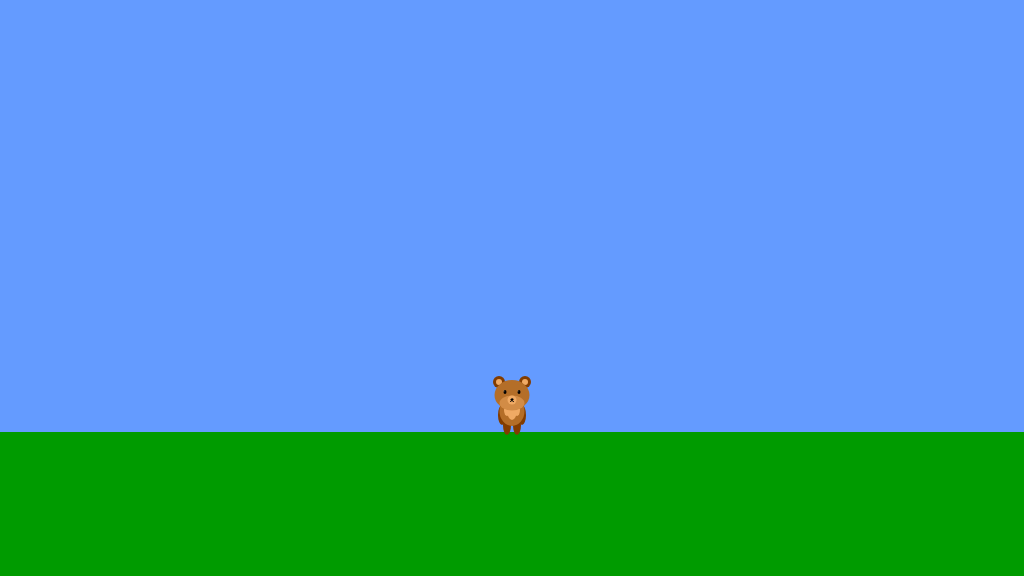
Frame 1 (no input)
Frame 60 (no input): identical to frame 1, image omitted
Frame 120 (the mouse pressed at the canvas centre since frame 60): identical to frame 1, image omitted

The p5.js sketch that drew this single still picture (run headless with seeded random() and noise() and a simulated clock; from frame 60 on, the mouse is pressed at the canvas centre):

// p5.js sketch
// ── sketch.js
/*

The Game Project

Week 3

Game interaction

*/


var gameChar_x;
var gameChar_y;
var floorPos_y;

var isLeft;
var isRight;
var isPlummeting;
var isFalling;


function setup()
{
	createCanvas(1024, 576);
	floorPos_y = height * 3/4;
	gameChar_x = width/2;
	gameChar_y = floorPos_y;
    
    isLeft = false;
    isRight = false;
    isPlummeting =  false;
    isFalling = false;
    
}

function draw()
{

	///////////DRAWING CODE//////////

	background(100,155,255); //fill the sky blue


	noStroke();
	fill(0,155,0);
	rect(0, floorPos_y, width, height - floorPos_y); //draw some green ground

	//draw the canyon


	//the game character
	if(isLeft && isFalling)
	{
		// add your jumping-left code
        noStroke();
        fill(130, 60, 0);
        ellipse(gameChar_x - 8, gameChar_y - 10, 20, 8);
        //trunk
        fill(180, 110, 40);
        ellipse(gameChar_x, gameChar_y - 21, 25, 30);
        fill(240, 170, 100);
        ellipse(gameChar_x - 9, gameChar_y - 22, 8, 20);
        fill(130, 60, 0);
        ellipse(gameChar_x - 8, gameChar_y - 20, 20, 8);
        //head
        fill(130, 60, 0);
        ellipse(gameChar_x - 13, gameChar_y - 50, 12, 12);
        ellipse(gameChar_x + 13, gameChar_y - 50, 12, 12);
        fill(240, 170, 100);
        ellipse(gameChar_x - 13, gameChar_y - 50, 6, 6);
        ellipse(gameChar_x + 13, gameChar_y - 50, 6, 6);
        fill(180, 110, 40);
        ellipse(gameChar_x, gameChar_y - 37, 35, 30);
        fill(210, 140, 70);
        ellipse(gameChar_x, gameChar_y - 29, 25, 15);
        fill(240, 170, 100);
        ellipse(gameChar_x, gameChar_y - 32, 9, 9);
        //mouth
        fill(0);
        triangle(gameChar_x, gameChar_y - 34, gameChar_x - 2, gameChar_y - 32, gameChar_x + 2, gameChar_y - 32);
        noFill();
        stroke(1);
        arc(gameChar_x - 1.5, gameChar_y - 32, 3, 3, 0, HALF_PI);
        arc(gameChar_x + 1.5, gameChar_y - 32, 3, 3, 1, PI + QUARTER_PI, TWO_PI);
        //rectangle to modify arc
        noStroke();
        fill(240, 170, 100);
        rect(gameChar_x + 2, gameChar_y - 32, 2, 2);
        //eyes
        fill(0);
        ellipse(gameChar_x - 7, gameChar_y - 40, 3, 4);
        ellipse(gameChar_x + 7, gameChar_y - 40, 3, 4);
        noStroke();
        fill(255);
        ellipse(gameChar_x - 8, gameChar_y - 41, 0.5, 1);
        ellipse(gameChar_x + 6, gameChar_y - 41, 0.5, 1);
	}
	
    else if(isRight && isFalling)
	{
		// add your jumping-right code
        noStroke();
        fill(130, 60, 0);
        ellipse(gameChar_x + 8, gameChar_y - 10, 20, 8);
        //trunk
        fill(180, 110, 40);
        ellipse(gameChar_x, gameChar_y - 21, 25, 30);
        fill(240, 170, 100);
        ellipse(gameChar_x + 9, gameChar_y - 22, 8, 20);
        fill(130, 60, 0);
        ellipse(gameChar_x + 8, gameChar_y - 20, 20, 8);
        //head
        fill(130, 60, 0);
        ellipse(gameChar_x - 13, gameChar_y - 50, 12, 12);
        ellipse(gameChar_x + 13, gameChar_y - 50, 12, 12);
        fill(240, 170, 100);
        ellipse(gameChar_x - 13, gameChar_y - 50, 6, 6);
        ellipse(gameChar_x + 13, gameChar_y - 50, 6, 6);
        fill(180, 110, 40);
        ellipse(gameChar_x, gameChar_y - 37, 35, 30);
        fill(210, 140, 70);
        ellipse(gameChar_x, gameChar_y - 29, 25, 15);
        fill(240, 170, 100);
        ellipse(gameChar_x, gameChar_y - 32, 9, 9);
        //mouth
        fill(0);
        triangle(gameChar_x, gameChar_y - 34, gameChar_x - 2, gameChar_y - 32, gameChar_x + 2, gameChar_y - 32);
        noFill();
        stroke(1);
        arc(gameChar_x - 1.5, gameChar_y - 32, 3, 3, 0, HALF_PI);
        arc(gameChar_x + 1.5, gameChar_y - 32, 3, 3, 1, PI + QUARTER_PI, TWO_PI);
        //rectangle to modify arc
        noStroke();
        fill(240, 170, 100);
        rect(gameChar_x + 2, gameChar_y - 32, 2, 2);
        //eyes
        fill(0);
        ellipse(gameChar_x - 7, gameChar_y - 40, 3, 4);
        ellipse(gameChar_x + 7, gameChar_y - 40, 3, 4);
        noStroke();
        fill(255);
        ellipse(gameChar_x - 8, gameChar_y - 41, 0.5, 1);
        ellipse(gameChar_x + 6, gameChar_y - 41, 0.5, 1);
	}
	
    else if(isLeft)
	{
		// add your walking left code
        noStroke();
        fill(130, 60, 0);
        ellipse(gameChar_x - 8, gameChar_y - 10, 20, 8);
        ellipse(gameChar_x, gameChar_y - 7, 8, 20);
        //trunk
        fill(180, 110, 40);
        ellipse(gameChar_x, gameChar_y - 21, 25, 30);
        fill(130, 60, 0);
        ellipse(gameChar_x, gameChar_y - 17, 8, 20);
        fill(240, 170, 100);
        ellipse(gameChar_x - 9, gameChar_y - 22, 8, 20);
        //head
        fill(130, 60, 0);
        ellipse(gameChar_x - 13, gameChar_y - 50, 12, 12);
        ellipse(gameChar_x + 13, gameChar_y - 50, 12, 12);
        fill(240, 170, 100);
        ellipse(gameChar_x - 13, gameChar_y - 50, 6, 6);
        ellipse(gameChar_x + 13, gameChar_y - 50, 6, 6);
        fill(180, 110, 40);
        ellipse(gameChar_x, gameChar_y - 37, 35, 30);
        fill(210, 140, 70);
        ellipse(gameChar_x, gameChar_y - 29, 25, 15);
        fill(240, 170, 100);
        ellipse(gameChar_x, gameChar_y - 32, 9, 9);
        //mouth
        fill(0);
        triangle(gameChar_x, gameChar_y - 34, gameChar_x - 2, gameChar_y - 32, gameChar_x + 2, gameChar_y - 32);
        noFill();
        stroke(1);
        arc(gameChar_x - 1.5, gameChar_y - 32, 3, 3, 0, HALF_PI);
        arc(gameChar_x + 1.5, gameChar_y - 32, 3, 3, 1, PI + QUARTER_PI, TWO_PI);
        //rectangle to modify arc
        noStroke();
        fill(240, 170, 100);
        rect(gameChar_x + 2, gameChar_y - 32, 2, 2);
        //eyes
        fill(0);
        ellipse(gameChar_x - 7, gameChar_y - 40, 3, 4);
        ellipse(gameChar_x + 7, gameChar_y - 40, 3, 4);
        noStroke();
        fill(255);
        ellipse(gameChar_x - 8, gameChar_y - 41, 0.5, 1);
        ellipse(gameChar_x + 6, gameChar_y - 41, 0.5, 1);
	}
	
    else if(isRight)
	{
		// add your walking right code
        noStroke();
        fill(130, 60, 0);
        ellipse(gameChar_x + 8, gameChar_y - 10, 20, 8);
        ellipse(gameChar_x, gameChar_y - 7, 8, 20);
        //trunk
        fill(180, 110, 40);
        ellipse(gameChar_x, gameChar_y - 21, 25, 30);
        fill(130, 60, 0);
        ellipse(gameChar_x, gameChar_y - 17, 8, 20);
        fill(240, 170, 100);
        ellipse(gameChar_x + 9, gameChar_y - 22, 8, 20);
        //head
        fill(130, 60, 0);
        ellipse(gameChar_x - 13, gameChar_y - 50, 12, 12);
        ellipse(gameChar_x + 13, gameChar_y - 50, 12, 12);
        fill(240, 170, 100);
        ellipse(gameChar_x - 13, gameChar_y - 50, 6, 6);
        ellipse(gameChar_x + 13, gameChar_y - 50, 6, 6);
        fill(180, 110, 40);
        ellipse(gameChar_x, gameChar_y - 37, 35, 30);
        fill(210, 140, 70);
        ellipse(gameChar_x, gameChar_y - 29, 25, 15);
        fill(240, 170, 100);
        ellipse(gameChar_x, gameChar_y - 32, 9, 9);
        //mouth
        fill(0);
        triangle(gameChar_x, gameChar_y - 34, gameChar_x - 2, gameChar_y - 32, gameChar_x + 2, gameChar_y - 32);
        noFill();
        stroke(1);
        arc(gameChar_x - 1.5, gameChar_y - 32, 3, 3, 0, HALF_PI);
        arc(gameChar_x + 1.5, gameChar_y - 32, 3, 3, 1, PI + QUARTER_PI, TWO_PI);
        //rectangle to modify arc
        noStroke();
        fill(240, 170, 100);
        rect(gameChar_x + 2, gameChar_y - 32, 2, 2);
        //eyes
        fill(0);
        ellipse(gameChar_x - 7, gameChar_y - 40, 3, 4);
        ellipse(gameChar_x + 7, gameChar_y - 40, 3, 4);
        noStroke();
        fill(255);
        ellipse(gameChar_x - 8, gameChar_y - 41, 0.5, 1);
        ellipse(gameChar_x + 6, gameChar_y - 41, 0.5, 1);
	}
	
    else if(isFalling || isPlummeting)
	{
		// add your jumping facing forwards code
        noStroke();
        fill(180, 110, 40);
        ellipse(gameChar_x, gameChar_y - 21, 25, 30);
        fill(240, 170, 100);
        ellipse(gameChar_x, gameChar_y - 22, 10, 20);
        ellipse(gameChar_x - 5, gameChar_y - 22, 6, 12);
        ellipse(gameChar_x + 5, gameChar_y - 22, 6, 12);
        //head
        fill(130, 60, 0);
        ellipse(gameChar_x - 13, gameChar_y - 50, 12, 12);
        ellipse(gameChar_x + 13, gameChar_y - 50, 12, 12);
        fill(240, 170, 100);
        ellipse(gameChar_x - 13, gameChar_y - 50, 6, 6);
        ellipse(gameChar_x + 13, gameChar_y - 50, 6, 6);
        fill(180, 110, 40);
        ellipse(gameChar_x, gameChar_y - 37, 35, 30);
        fill(210, 140, 70);
        ellipse(gameChar_x, gameChar_y - 29, 25, 15);
        fill(240, 170, 100);
        ellipse(gameChar_x, gameChar_y - 32, 9, 9);
        //mouth
        fill(0);
        triangle(gameChar_x, gameChar_y - 34, gameChar_x - 2, gameChar_y - 32, gameChar_x + 2, gameChar_y - 32);
        noFill();
        stroke(1);
        arc(gameChar_x - 1.5, gameChar_y - 32, 3, 3, 0, HALF_PI);
        arc(gameChar_x + 1.5, gameChar_y - 32, 3, 3, 1, PI + QUARTER_PI, TWO_PI);
        //rectangle to modify arc
        noStroke();
        fill(240, 170, 100);
        rect(gameChar_x + 2, gameChar_y - 32, 2, 2);
        //eyes
        fill(0);
        ellipse(gameChar_x - 7, gameChar_y - 40, 3, 4);
        ellipse(gameChar_x + 7, gameChar_y - 40, 3, 4);
        noStroke();
        fill(255);
        ellipse(gameChar_x - 8, gameChar_y - 41, 0.5, 1);
        ellipse(gameChar_x + 6, gameChar_y - 41, 0.5, 1);
        //legs and arms
        fill(110, 40, 0);
        ellipse(gameChar_x - 8, gameChar_y - 10, 8, 10);
        ellipse(gameChar_x + 8, gameChar_y - 10, 8, 10);
        fill(130, 60, 0);
        ellipse(gameChar_x - 11, gameChar_y - 30, 8, 20);
        ellipse(gameChar_x + 11, gameChar_y - 30, 8, 20);
        fill(210, 140, 70);
        ellipse(gameChar_x -8, gameChar_y - 12, 2, 2);
        ellipse(gameChar_x -10, gameChar_y - 11, 2, 2);
        ellipse(gameChar_x -6, gameChar_y - 11, 2, 2);
        ellipse(gameChar_x +8, gameChar_y - 12, 2, 2);
        ellipse(gameChar_x +10, gameChar_y - 11, 2, 2);
        ellipse(gameChar_x +6, gameChar_y - 11, 2, 2);
        ellipse(gameChar_x -8, gameChar_y - 8, 3, 4);
        ellipse(gameChar_x +8, gameChar_y - 8, 3, 4);
	}
	
    else
	{
		// add your standing front facing code
        noStroke();
        fill(130, 60, 0);
        ellipse(gameChar_x - 10, gameChar_y - 17, 8, 20);
        ellipse(gameChar_x + 10, gameChar_y - 17, 8, 20);
        ellipse(gameChar_x - 5, gameChar_y - 7, 8, 20);
        ellipse(gameChar_x + 5, gameChar_y - 7, 8, 20);
        //trunk
        fill(180, 110, 40);
        ellipse(gameChar_x, gameChar_y - 21, 25, 30);
        fill(240, 170, 100);
        ellipse(gameChar_x, gameChar_y - 22, 10, 20);
        ellipse(gameChar_x - 5, gameChar_y - 22, 6, 12);
        ellipse(gameChar_x + 5, gameChar_y - 22, 6, 12);
        //head
        fill(130, 60, 0);
        ellipse(gameChar_x - 13, gameChar_y - 50, 12, 12);
        ellipse(gameChar_x + 13, gameChar_y - 50, 12, 12);
        fill(240, 170, 100);
        ellipse(gameChar_x - 13, gameChar_y - 50, 6, 6);
        ellipse(gameChar_x + 13, gameChar_y - 50, 6, 6);
        fill(180, 110, 40);
        ellipse(gameChar_x, gameChar_y - 37, 35, 30);
        fill(210, 140, 70);
        ellipse(gameChar_x, gameChar_y - 29, 25, 15);
        fill(240, 170, 100);
        ellipse(gameChar_x, gameChar_y - 32, 9, 9);
        //mouth
        fill(0);
        triangle(gameChar_x, gameChar_y - 34, gameChar_x - 2, gameChar_y - 32, gameChar_x + 2, gameChar_y - 32);
        noFill();
        stroke(1);
        arc(gameChar_x - 1.5, gameChar_y - 32, 3, 3, 0, HALF_PI);
        arc(gameChar_x + 1.5, gameChar_y - 32, 3, 3, 1, PI + QUARTER_PI, TWO_PI);
        //rectangle to modify arc
        noStroke();
        fill(240, 170, 100);
        rect(gameChar_x + 2, gameChar_y - 32, 2, 2);
        //eyes
        fill(0);
        ellipse(gameChar_x - 7, gameChar_y - 40, 3, 4);
        ellipse(gameChar_x + 7, gameChar_y - 40, 3, 4);
        noStroke();
        fill(255);
        ellipse(gameChar_x - 8, gameChar_y - 41, 0.5, 1);
        ellipse(gameChar_x + 6, gameChar_y - 41, 0.5, 1);
	}

	///////////INTERACTION CODE//////////
	//Put conditional statements to move the game character below here
    if(isLeft == true)
    {
        gameChar_x -= 1;
    }
    
    if(isRight == true)
    {
        gameChar_x += 1;
    }
    
    if(gameChar_y < floorPos_y)
    {
        gameChar_y += 5;
        isFalling = true;
    }
    else{
        isFalling = false;
    }
}


function keyPressed()
{
	// if statements to control the animation of the character when
	// keys are pressed.
    if(keyCode == 37)
    {
        console.log("left arrow");
        isLeft = true;
    }
    else if(keyCode == 39)
    {
        console.log("right arrow");
        isRight = true;
    }
    if(keyCode == 32 && gameChar_y == floorPos_y)
    {
        console.log("space bar")
        gameChar_y -= 100; 
        isFalling = false;
    }

	//open up the console to see how these work
	console.log("keyPressed: " + key);
	console.log("keyPressed: " + keyCode);
}

function keyReleased()
{
	// if statements to control the animation of the character when
	// keys are released.
        if(keyCode == 37)
    {
        console.log("left arrow");
        isLeft = false;
    }
    else if(keyCode == 39)
    {
        console.log("right arrow");
        isRight = false;
    }
   

	console.log("keyReleased: " + key);
	console.log("keyReleased: " + keyCode);
}
